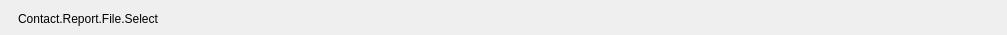
<?xml version="1.0" encoding="UTF-8"?>
<ui version="4.0">
 <class>PLSFileButton</class>
 <widget class="QPushButton" name="PLSFileButton">
  <property name="geometry">
   <rect>
    <x>0</x>
    <y>0</y>
    <width>1007</width>
    <height>35</height>
   </rect>
  </property>
  <property name="windowTitle">
   <string>ToolBox</string>
  </property>
  <property name="styleSheet">
   <string notr="true"/>
  </property>
  <property name="flat">
   <bool>true</bool>
  </property>
  <layout class="QHBoxLayout" name="horizontalLayout">
   <property name="spacing">
    <number>0</number>
   </property>
   <property name="leftMargin">
    <number>0</number>
   </property>
   <property name="topMargin">
    <number>2</number>
   </property>
   <property name="rightMargin">
    <number>0</number>
   </property>
   <property name="bottomMargin">
    <number>0</number>
   </property>
   <item>
    <widget class="QLabel" name="fileIconLabel">
     <property name="sizePolicy">
      <sizepolicy hsizetype="Fixed" vsizetype="Fixed">
       <horstretch>0</horstretch>
       <verstretch>0</verstretch>
      </sizepolicy>
     </property>
     <property name="minimumSize">
      <size>
       <width>16</width>
       <height>16</height>
      </size>
     </property>
     <property name="maximumSize">
      <size>
       <width>16</width>
       <height>16</height>
      </size>
     </property>
     <property name="text">
      <string/>
     </property>
    </widget>
   </item>
   <item>
    <spacer name="horizontalSpacer">
     <property name="orientation">
      <enum>Qt::Horizontal</enum>
     </property>
     <property name="sizeType">
      <enum>QSizePolicy::Fixed</enum>
     </property>
     <property name="sizeHint" stdset="0">
      <size>
       <width>2</width>
       <height>13</height>
      </size>
     </property>
    </spacer>
   </item>
   <item>
    <widget class="QLabel" name="fileTitleLabel">
     <property name="styleSheet">
      <string notr="true">#label {
background: red;
}

#label[state=pressed] {
background: blue;
}</string>
     </property>
     <property name="text">
      <string>Contact.Report.File.Select</string>
     </property>
    </widget>
   </item>
   <item>
    <spacer name="horizontalSpacer_2">
     <property name="orientation">
      <enum>Qt::Horizontal</enum>
     </property>
     <property name="sizeHint" stdset="0">
      <size>
       <width>37</width>
       <height>17</height>
      </size>
     </property>
    </spacer>
   </item>
  </layout>
 </widget>
 <resources/>
 <connections/>
</ui>
